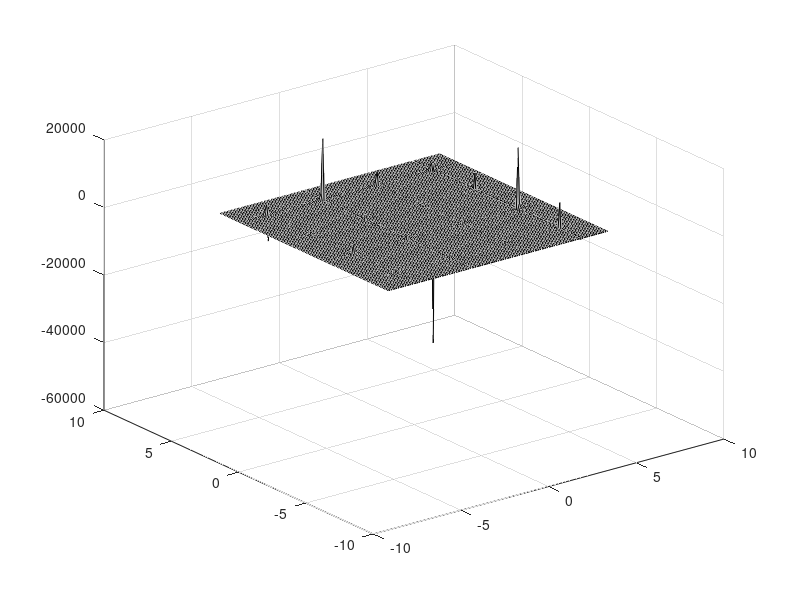

MATLAB code to generate this figure:
surf(rand(100, 100))


[X, Y] = meshgrid(-2*pi : 0.1 : 2*pi);

Z = tan(X) .* sec(Y); %sin(X) .* cos(Y); %
surf(X, Y, Z), colormap colorcube
colormap gray